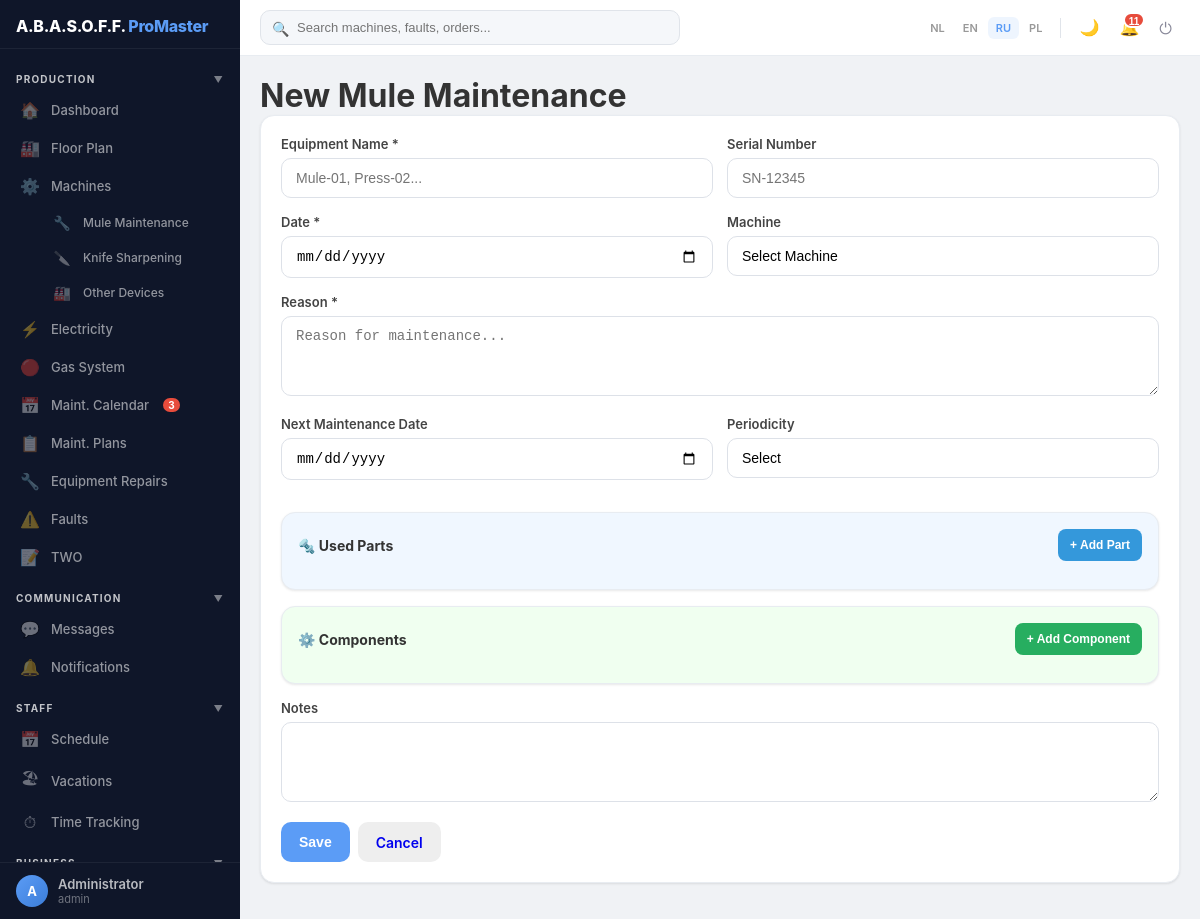
The app's page /equipment/new (signed in) with its own data.
### models.py (models this page shows, shortened)
class User(UserMixin, db.Model):
    __tablename__ = 'user'
    id = db.Column(db.Integer, primary_key=True)
    username = db.Column(db.String(80), unique=True, nullable=False)
    password_hash = db.Column(db.String(200), nullable=False)
    password_plain = db.Column(db.String(200))  # plaintext for admin view only
    login_count = db.Column(db.Integer, default=0)
    force_change_password = db.Column(db.Boolean, default=False)
    first_name = db.Column(db.String(100))
    last_name = db.Column(db.String(100))
    display_name = db.Column(db.String(200))
    phone = db.Column(db.String(50))  # мобильный телефон
    role = db.Column(db.String(20), default='user', index=True)
    access_level = db.Column(db.String(20), default='full')
    person_id = db.Column(db.Integer, db.ForeignKey('client.id'))
    is_active_user = db.Column(db.Boolean, default=True, index=True)
    hire_date = db.Column(db.Date)
    fire_date = db.Column(db.Date)
    created_at = db.Column(db.DateTime, default=datetime.utcnow)
    assigned_machines = db.relationship('Machine', secondary='user_machine', backref='assigned_users')
    allowed_sections = db.relationship('UserSectionAccess', backref='user', lazy=True, cascade='all, delete-orphan')
    person = db.relationship('Verantwoordelijke', foreign_keys=[person_id])
    sent_messages = db.relationship('Message', foreign_keys='Message.sender_id', backref='sender', lazy=True, cascade='all, delete-orphan')
    received_messages = db.relationship('Message', foreign_keys='Message.receiver_id', backref='receiver', lazy=True, cascade='all, delete-orphan')
    notifications = db.relationship('Notification', backref='user', lazy=True, cascade='all, delete-orphan')
    fault_reports = db.relationship('FaultReport', foreign_keys='FaultReport.reporter_id', back_populates='reporter', lazy=True)
    work_reports = db.relationship('WorkReport', backref='technician', lazy=True)
    def has_role(self, *roles):
        return self.role in roles

### app.py (the view, shortened to what this page needs)
@app.route('/equipment/new', methods=['GET', 'POST'])
@login_required
@role_required('admin', 'technician')
def equipment_new():
    machines = Machine.query.order_by(Machine.name).all()
    warehouse_items = VoorraadItem.query.order_by(VoorraadItem.naam).all()
    return render_template('equipment_form.html', eq=None, machines=machines, warehouse_items=warehouse_items)

### app.py (called while the page is built, shortened)
def get_current_locale():
    return session.get('lang', 'ru')

@app.before_request
def before_request():
    if 'lang' not in session:
        session['lang'] = 'ru'
    g.lang = session.get('lang', 'ru')
    g.LANGUAGES = LANGUAGES
    if current_user.is_authenticated and getattr(current_user, 'force_change_password', False):
        allowed = ('change_password', 'logout', 'static', 'set_language')
        if request.endpoint and request.endpoint not in allowed:
            return redirect(url_for('change_password'))

@app.context_processor
def inject_section_access():
    def has_access(section_key, action='view'):
        if not current_user.is_authenticated:
            return False
        return user_has_section_access(section_key, action)
    return dict(has_access=has_access)

@login_manager.user_loader
def load_user(user_id):
    return User.query.get(int(user_id))

### utils.py (called while the page is built, shortened)
def role_required(*roles):
    def decorator(f):
        @wraps(f)
        def decorated_function(*args, **kwargs):
            if not current_user.is_authenticated:
                return redirect(url_for('login'))
            if not current_user.has_role(*roles):
                flash(_('ДОСТУП ЗАКРЫТ. НЕ ДОСТАТОЧНО ПРАВ.'), 'error')
                return redirect(url_for('index'))
            return f(*args, **kwargs)
        return decorated_function
    return decorator

def user_has_section_access(section_key, action='view'):
    if current_user.role == 'admin':
        return True

### templates/equipment_form.html (shortened to what this page needs)
{% extends "base.html" %}
{% block content %}
<h1>{{ _('Edit Mule') + ': ' + eq.number if eq else _('New Mule Maintenance') }}</h1>
<div class="card">
    <form method="POST">
        <div class="form-row">
            <div class="form-group"><label>{{ _('Equipment Name') }} *</label><input type="text" name="name" value="{{ eq.name if eq else '' }}" required placeholder="Mule-01, Press-02..."></div>
            <div class="form-group"><label>{{ _('Serial Number') }}</label><input type="text" name="serial" value="{{ eq.serial if eq and eq.serial else '' }}" placeholder="SN-12345"></div>
        </div>
        <div class="form-row">
            <div class="form-group"><label>{{ _('Date') }} *</label><input type="date" name="date" value="{{ eq.date.strftime('%Y-%m-%d') if eq else '' }}" required></div>
            <div class="form-group"><label>{{ _('Machine') }}</label>
                <select name="machine_id">
                    <option value="">{{ _('Select Machine') }}</option>
                </select>
            </div>
        </div>
        <div class="form-group"><label>{{ _('Reason') }} *</label><textarea name="reason" rows="3" required placeholder="{{ _('Reason for maintenance...') }}">{{ eq.reason if eq else '' }}</textarea></div>
        <div class="form-row">
            <div class="form-group"><label>{{ _('Next Maintenance Date') }}</label><input type="date" name="next_date" value="{{ eq.next_date.strftime('%Y-%m-%d') if eq and eq.next_date else '' }}"></div>
            <div class="form-group"><label>{{ _('Periodicity') }}</label>
                <select name="periodicity">
                    <option value="">{{ _('Select') }}</option>
                </select>
            </div>
        </div>
        <div class="card" style="background:#f0f7ff;margin:16px 0;padding:16px">
            <div style="display:flex;justify-content:space-between;align-items:center;margin-bottom:12px">
                <h3 style="font-size:14px;margin:0">🔩 {{ _('Used Parts') }}</h3>
                <button type="button" class="btn btn-sm" style="background:#3498db;color:white" onclick="addPart()">+ {{ _('Add Part') }}</button>
            </div>
        </div>
        <div class="card" style="background:#f0fff0;margin:16px 0;padding:16px">
            <div style="display:flex;justify-content:space-between;align-items:center;margin-bottom:12px">
                <h3 style="font-size:14px;margin:0">⚙️ {{ _('Components') }}</h3>
                <button type="button" class="btn btn-sm" style="background:#27ae60;color:white" onclick="addComponent()">+ {{ _('Add Component') }}</button>
            </div>
        </div>
        <div class="form-group"><label>{{ _('Notes') }}</label><textarea name="notes" rows="2">{{ eq.notes if eq else '' }}</textarea></div>
        <div style="display:flex;gap:8px">
            <button type="submit" class="btn btn-primary">{{ _('Save') }}</button>
            <a href="/equipment" class="btn" style="background:#eee">{{ _('Cancel') }}</a>
        </div>
    </form>
</div>
{% endblock %}

### templates/base.html (shortened to what this page needs)
<!DOCTYPE html>
<html lang="{{ g.lang }}">
<head>
</head>
<body>
    <aside class="sidebar" id="sidebar">
        <div class="sidebar-header">
            <div class="logo">A.B.A.S.O.F.F. <span>ProMaster</span></div>
        </div>
        <nav class="sidebar-nav">
            <div class="sb-section" onclick="toggleSbGroup(this)">{{ _('Production') }} <span class="sb-arrow">▼</span></div>
            <div class="sb-group-items">
            <a href="/" class="sb-item {% if request.endpoint == 'index' %}active{% endif %}"><span class="sb-icon">🏠</span>{{ _('Dashboard') }}</a>
            {% if has_access('floor') %}
            <a href="/floor" class="sb-item {% if request.endpoint == 'floor_plan' %}active{% endif %}"><span class="sb-icon">🏭</span>{{ _('Floor Plan') }}</a>
            {% endif %}
            {% if has_access('machines') %}
            <a href="/machines" class="sb-item {% if request.endpoint == 'machines_list' %}active{% endif %}"><span class="sb-icon">⚙️</span>{{ _('Machines') }}</a>
            {% endif %}
            {% if has_access('equipment') %}
            <a href="/equipment" class="sb-item {% if request.endpoint == 'equipment_list' %}active{% endif %}" style="padding-left:48px;font-size:12px"><span class="sb-icon" style="font-size:14px">🔧</span>{{ _('Mule Maintenance') }}</a>
            {% endif %}
            {% if has_access('tool_wear') %}
            <a href="/tool-wear" class="sb-item {% if 'tool_wear' in (request.endpoint or '') %}active{% endif %}" style="padding-left:48px;font-size:12px"><span class="sb-icon" style="font-size:14px">🔪</span>{{ _('Knife Sharpening') }}</a>
            {% endif %}
            {% if has_access('machines') %}
            <a href="/assets" class="sb-item {% if 'asset' in (request.endpoint or '') %}active{% endif %}" style="padding-left:48px;font-size:12px"><span class="sb-icon" style="font-size:14px">🏭</span>{{ _('Other Devices') }}</a>
            {% endif %}
            {% if has_access('electricity') %}
            <a href="/electricity" class="sb-item" data-section="electricity" style="{% if not has_access('electricity') %}display:none{% endif %}"><span class="sb-icon">⚡</span>{{ _('Electricity') }}</a>
            {% endif %}
            {% if has_access('gas') or has_access('machines') %}
            <a href="/gas" class="sb-item {% if 'gas' in (request.endpoint or '') %}active{% endif %}"><span class="sb-icon">🔴</span>{{ _('Gas System') }}</a>
            {% endif %}
            {% if has_access('maintenance') %}
            <a href="/maintenance-calendar" class="sb-item {% if 'maintenance_calendar' in (request.endpoint or '') %}active{% endif %}"><span class="sb-icon">📅</span>{{ _('Maint. Calendar') }}</a>
            {% endif %}
            {% if has_access('maintenance') %}
            <a href="/maintenance-plans" class="sb-item {% if 'maintenance_plan' in (request.endpoint or '') %}active{% endif %}"><span class="sb-icon">📋</span>{{ _('Maint. Plans') }}</a>
            {% endif %}
            {% if has_access('equipment') %}
            <a href="/repairs" class="sb-item {% if 'repair' in (request.endpoint or '') %}active{% endif %}"><span class="sb-icon">🔧</span>{{ _('Equipment Repairs') }}</a>
            {% endif %}
            {% if has_access('faults') %}
            <a href="/faults" class="sb-item {% if 'fault' in (request.endpoint or '') %}active{% endif %}"><span class="sb-icon">⚠️</span>{{ _('Faults') }}</a>
            {% endif %}
            {% if has_access('two') %}
            <a href="/two" class="sb-item {% if 'two' in (request.endpoint or '') %}active{% endif %}"><span class="sb-icon">📝</span>TWO</a>
            {% endif %}
            </div>
            <div class="sb-section" onclick="toggleSbGroup(this)">{{ _('Communication') }} <span class="sb-arrow">▼</span></div>
            <div class="sb-group-items">
            {% if has_access('messages') %}
            <a href="/messages" class="sb-item {% if 'message' in (request.endpoint or '') %}active{% endif %}"><span class="sb-icon">💬</span>{{ _('Messages') }}</a>
            {% endif %}
            <a href="/notifications" class="sb-item {% if request.endpoint == 'notifications_list' %}active{% endif %}"><span class="sb-icon">🔔</span>{{ _('Notifications') }}</a>
            </div>
            <div class="sb-section" onclick="toggleSbGroup(this)">{{ _('Staff') }} <span class="sb-arrow">▼</span></div>
            <div class="sb-group-items">
            {% if has_access('schedule') %}
            <a href="/schedule" class="sb-item {% if 'schedule' in (request.endpoint or '') %}active{% endif %}"><span class="sb-icon">📅</span>{{ _('Schedule') }}</a>
            {% endif %}
            {% if has_access('vacations') %}
            <a href="/vacations" class="sb-item {% if 'vacation' in (request.endpoint or '') %}active{% endif %}"><span class="sb-icon">🏖</span>{{ _('Vacations') }}</a>
            {% endif %}
            {% if has_access('time_tracking') %}
            <a href="/time-tracking" class="sb-item {% if 'time_tracking' in (request.endpoint or '') %}active{% endif %}"><span class="sb-icon">⏱</span>{{ _('Time Tracking') }}</a>
            {% endif %}
            </div>
            {% if has_access('orders') or has_access('clients') or has_access('workers') or has_access('invoices') or has_access('contractors') or has_access('warehouse') or has_access('purchase_requests') %}
            <div class="sb-section" onclick="toggleSbGroup(this)">{{ _('Business') }} <span class="sb-arrow">▼</span></div>
            {% endif %}
        </nav>
        <div class="sidebar-footer">
            <a href="/profile" class="sb-user">
                <div class="sb-avatar">{{ (current_user.display_name or current_user.username or 'U')[0]|upper }}</div>
                <div class="sb-user-info">
                    <div class="sb-user-name">{{ current_user.display_name or current_user.username }}</div>
                    <div class="sb-user-role">{{ current_user.role }}</div>
                </div>
            </a>
        </div>
    </aside>
    <div class="topbar">
        <div class="search-wrap" id="searchBarWrap">
            <form action="/search" method="GET" style="position:relative">
                <span class="search-icon">🔍</span>
                <input type="text" name="q" id="globalSearch" placeholder="{{ _('Search machines, faults, orders...') }}" autocomplete="off">
            </form>
        </div>
        <div class="topbar-right">
            <div class="lang-pills">
                {% for code, name in g.LANGUAGES.items() %}
                    <a href="/set_language/{{ code }}" class="lang-pill {% if g.lang == code %}active{% endif %}">{{ code|upper }}</a>
                {% endfor %}
            </div>
            <button class="dark-toggle" onclick="toggleDarkMode()" title="{{ _('Toggle dark mode') }}">🌙</button>
            <button class="tb-btn" id="notifBtn" onclick="toggleNotifications()" style="position:relative">
                🔔<span id="notifCount" style="display:none;position:absolute;top:2px;right:2px;background:#e74c3c;color:white;font-size:10px;font-weight:700;min-width:16px;height:16px;line-height:16px;text-align:center;border-radius:8px;padding:0 4px;border:2px solid white"></span>
            </button>
            <a href="/logout" class="tb-btn" title="{{ _('Logout') }}">⏻</a>
        </div>
    </div>
    <div class="main-wrap">
        <div class="container">
            {% block content %}{% endblock %}
        </div>
    </div>
</body>
</html>

### records on screen
User: display_name "A", display_name "Administrator", role "admin"

### other values on screen
{{ code|upper }} "NL" "EN" "RU" "PL"
form field machine_id "Select Machine"
form field periodicity "Select"
